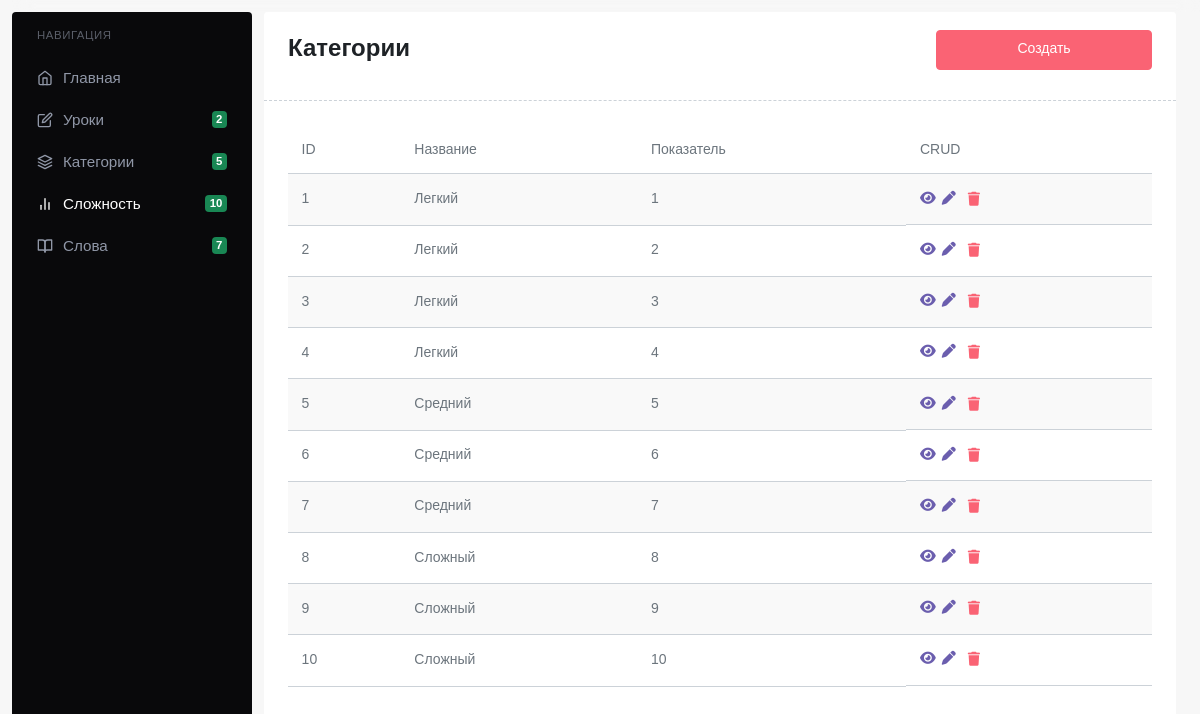
The page /admin/levels/ on the database its author committed.
### app/models.py (models this page shows)
class Level(db.Model):
    id = db.Column(db.Integer, primary_key=True)
    title = db.Column(db.String(255), nullable=False)
    indicator = db.Column(db.Integer)

### app/routes/Admin/AdminLevelRoutes.py (the view)
    def get_all(self):
        levels = Level.query.all()
        return render_template(f"{self.prefix}index.html", levels=levels)

### app/__init__.py (called while the page is built)
def create_app():
    app = Flask(__name__, static_folder="static", template_folder="templates")
    app.config["SQLALCHEMY_DATABASE_URI"] = f"sqlite:///db.db"
    register_blueprints(app)
    db.init_app(app)
    with app.app_context():
        db.create_all()
    @app.context_processor
    def inject_counts():
        counts = count_rows()
        return counts
    return app

### app/utils.py (called while the page is built)
def count_rows():
    lessons_count = Lesson.query.count()
    categories_count = Category.query.count()
    levels_count = Level.query.count()
    words_count = Word.query.count()
    return {
        "lessons_count": lessons_count,
        "categories_count": categories_count,
        "levels_count": levels_count,
        "words_count": words_count
    }

### app/templates/admin/levels/index.html (shortened to what this page needs)
{% extends "admin/base.html" %}
{% block content %}
    <div class="card">
        <div class="card-header d-flex justify-content-between">
            <p class="fs-3 fw-bold">Категории</p>
            <a href="{{ url_for('admin_levels.create') }}" class="btn btn-danger mb-2 w-25">Создать</a>
        </div>
        <div class="card-body">
            <div class="table-responsive">
                <table class="table table-striped">
                    <thead>
                        <tr>
                            <td>ID</td>
                            <td>Название</td>
                            <td>Показатель</td>
                            <td>CRUD</td>
                        </tr>
                    </thead>
                    <tbody>
                        {% for level in levels %}
                            <tr>
                                <td>{{ level.id }}</td>
                                <td>{{ level.title }}</td>
                                <td>{{ level.indicator }}</td>
                                <td class="d-flex gap-1">
                                    <a href="{{ url_for('admin_levels.get', id=level.id) }}"><i class="fa-solid fa-eye"></i></a>
                                    <a href="{{ url_for('admin_levels.edit', id=level.id) }}"><i class="fa-solid fa-pen"></i></a>
                                    <button class="text-danger border-0 bg-transparent" onclick="deleteLevel({{ level.id }})"><i class="fa-solid fa-trash"></i></button>
                                </td>
                            </tr>
                        {% endfor %}
                    </tbody>
                </table>
            </div>
        </div>
    </div>
{% endblock %}

### rows shown on the page
Level: id "1", title "Легкий", indicator "1"
Level: id "2", title "Легкий", indicator "2"
Level: id "3", title "Легкий", indicator "3"
Level: id "4", title "Легкий", indicator "4"
Level: id "5", title "Средний", indicator "5"
Level: id "6", title "Средний", indicator "6"
Level: id "7", title "Средний", indicator "7"
Level: id "8", title "Сложный", indicator "8"
Level: id "9", title "Сложный", indicator "9"
Level: id "10", title "Сложный", indicator "10"

### other values the page prints
{{ lessons_count }} "2"
{{ categories_count }} "5"
{{ levels_count }} "10"
{{ words_count }} "7"
